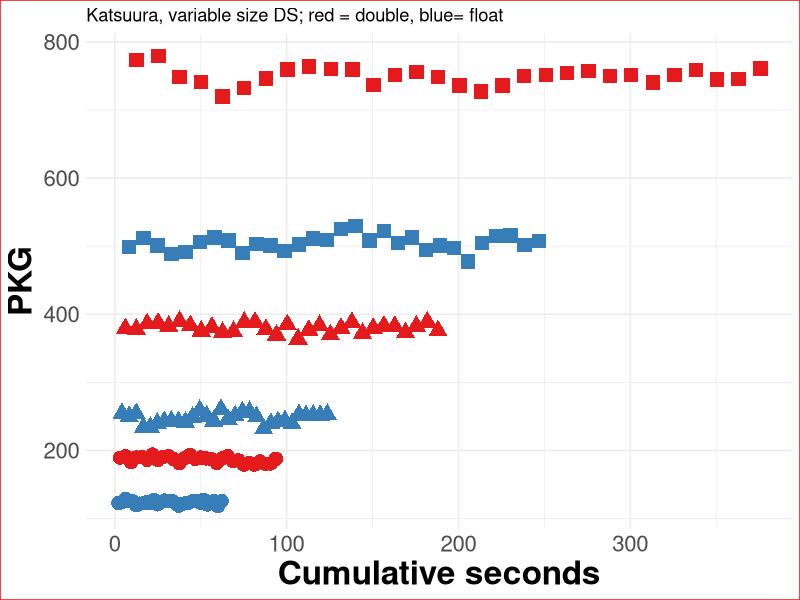
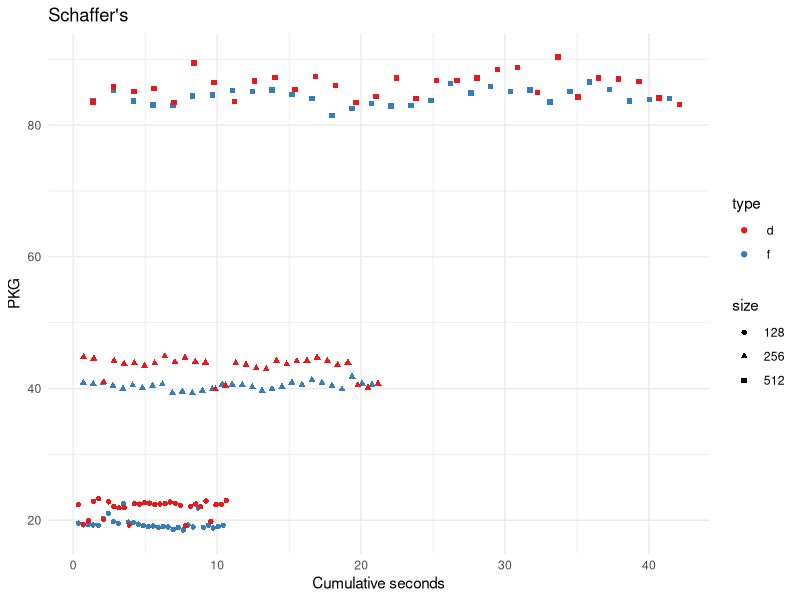
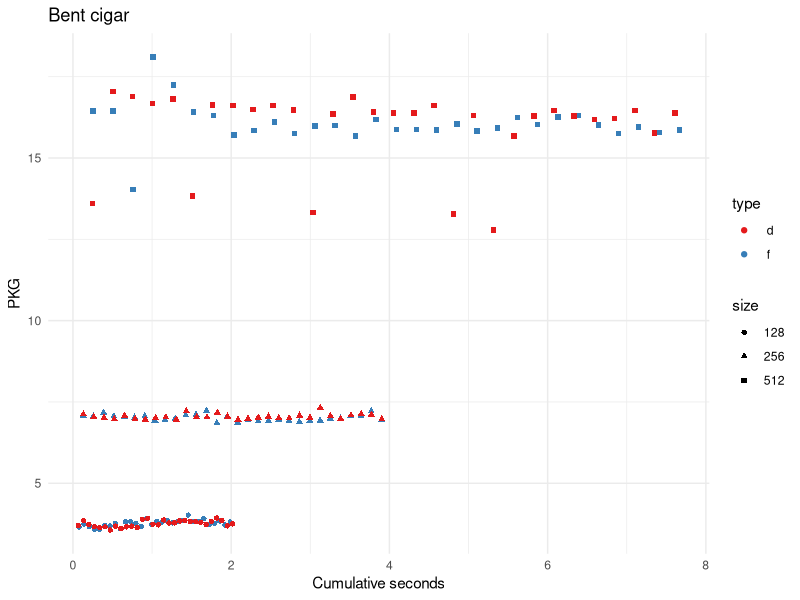
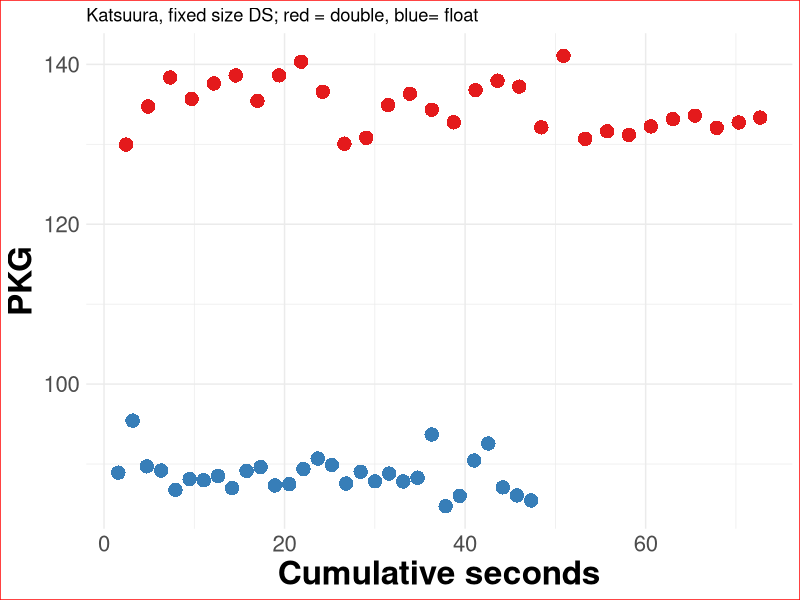
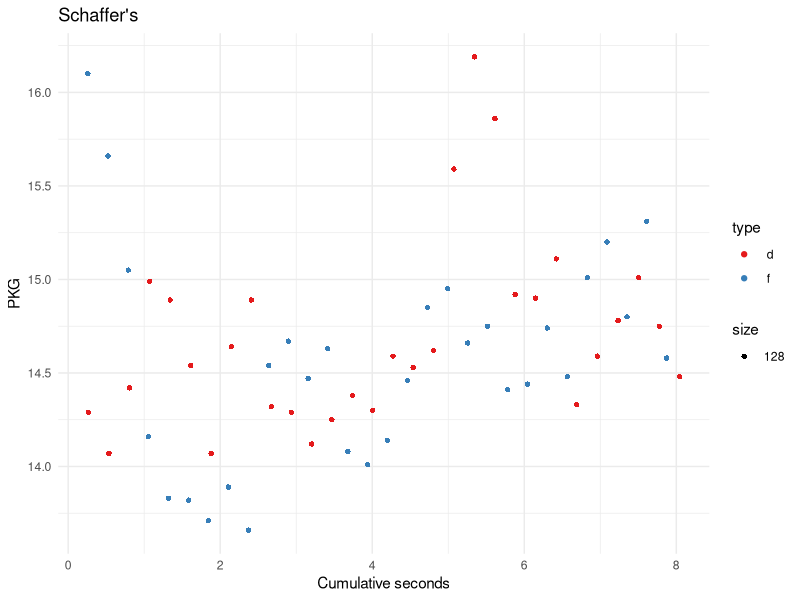
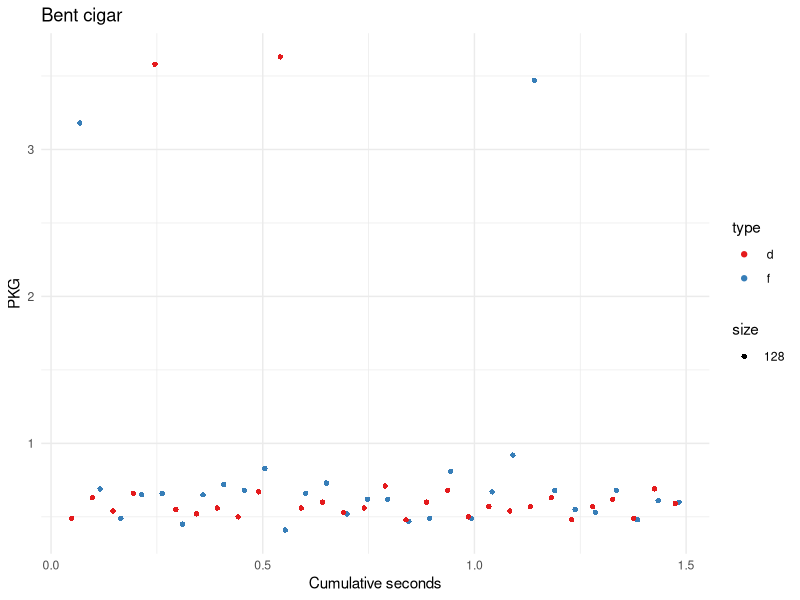
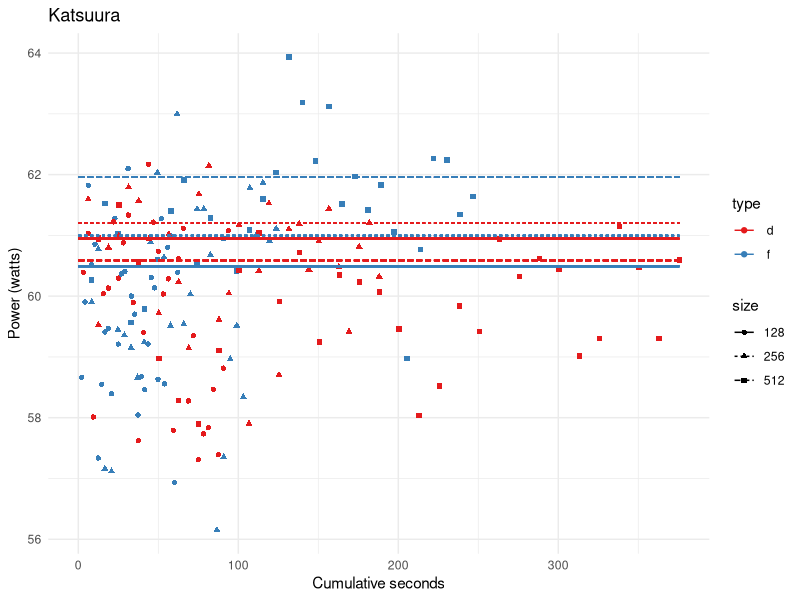
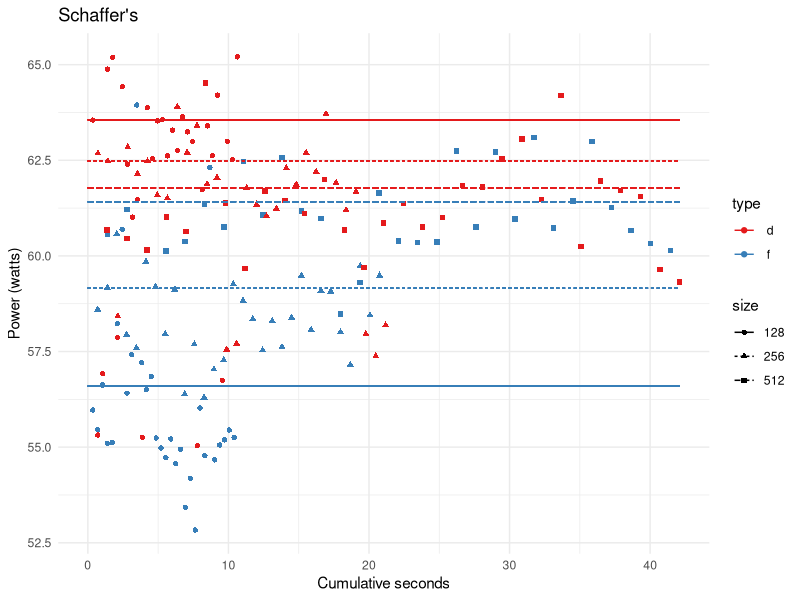

Reproduce these figures in R, in order.
bbob.fixed <- read.csv("data/evostar25-bbob-fixed-12-Nov-08-20-03.csv")

bbob.fixed$watts <- bbob.fixed$PKG / bbob.fixed$seconds

library(dplyr)
bbob.fixed <- bbob.fixed %>%
  group_by(type, size, work) %>%
  mutate(order = row_number()) %>%
  ungroup()

# Per type, size, work make a cumulative sum of the seconds passed and put it in a third column
bbob.fixed <- bbob.fixed %>%
  group_by(type, size, work) %>%
  mutate(cumulative_seconds = cumsum(seconds)) %>%
  ungroup()

bbob.variable <- read.csv("data/variable-evostar25-bbob-10-Nov-19-10-32.csv")
bbob.variable$watts <- bbob.variable$PKG / bbob.variable$seconds
bbob.variable$size <- as.factor(bbob.variable$size)
bbob.variable <- bbob.variable %>%
  group_by(type, size, work) %>%
  mutate(order = row_number()) %>%
  ungroup()

bbob.variable <- bbob.variable %>%
  group_by(type, size, work) %>%
  mutate(cumulative_seconds = cumsum(seconds)) %>%
  ungroup()

bbob.variable <- bbob.variable %>%
  group_by(type, size, work) %>%
  mutate(watts_75 = quantile(watts, 0.75)) %>%
  ungroup()

bbob.variable <- bbob.variable %>%
  group_by(type, size, work) %>%
  mutate(PKG_75 = quantile(PKG, 0.75)) %>%
  ungroup()

bbob.variable$size <- as.factor(bbob.variable$size)
library(ggplot2)
# Increase point and font size and make background white
#
ggplot(bbob.variable[ bbob.variable$work == "katsuura",], aes(x=cumulative_seconds, y=PKG,shape=size)) +
  geom_point( aes(color=type, size=2)) + scale_color_brewer(palette="Set1") +
  labs(title="Katsuura, variable size DS; red = double, blue= float", y="PKG", x="Cumulative seconds") +theme_minimal()+
  theme(plot.background = element_rect(fill = 'white', colour = 'red'),
        legend.position="none",
        axis.text=element_text(size=16),
        axis.title=element_text(size=24, face="bold"))

ggsave("img/bbob-katsuura-variable.png", width=16, height=8, dpi=300)

ggplot(bbob.variable[ bbob.variable$work == "schaffers",], aes(x=cumulative_seconds, y=PKG,shape=size, group=type,color=type)) +
  geom_point( aes(color=type)) + scale_color_brewer(palette="Set1") +
  labs(title="Schaffer's", y="PKG", x="Cumulative seconds")+theme(legend.position="none")+theme_minimal()
ggsave("img/bbob-schaffers-variable.png", width=16, height=8, dpi=300)

ggplot(bbob.variable[ bbob.variable$work == "bent_cigar",], aes(x=cumulative_seconds, y=PKG,shape=size, group=type,color=type)) +
  geom_point( aes(color=type)) + scale_color_brewer(palette="Set1") +
  labs(title="Bent cigar", y="PKG", x="Cumulative seconds")+theme(legend.position="none")+theme_minimal()
ggsave("img/bbob-bent-cigar-variable.png", width=16, height=8, dpi=300)

bbob.fixed$size <- as.factor(bbob.fixed$size)

ggplot(bbob.fixed[ bbob.fixed$work == "katsuura",], aes(x=cumulative_seconds, y=PKG,shape=size)) +
  geom_point( aes(color=type, size=2)) + scale_color_brewer(palette="Set1") +
  labs(title="Katsuura, fixed size DS; red = double, blue= float", y="PKG", x="Cumulative seconds")+theme_minimal()+
  theme(plot.background = element_rect(fill = 'white', colour = 'red'),
        legend.position="none",
        axis.text=element_text(size=16),
        axis.title=element_text(size=24, face="bold"))

ggsave("img/bbob-katsuura-fixed.png", width=16, height=8, dpi=300)

ggplot(bbob.fixed[ bbob.fixed$work == "schaffers",], aes(x=cumulative_seconds, y=PKG,shape=size, group=type,color=type)) +
  geom_point( aes(color=type)) + scale_color_brewer(palette="Set1") +
  labs(title="Schaffer's", y="PKG", x="Cumulative seconds")+theme(legend.position="none")+theme_minimal()
ggsave("img/bbob-schaffers-fixed.png", width=16, height=8, dpi=300)

ggplot(bbob.fixed[ bbob.fixed$work == "bent_cigar",], aes(x=cumulative_seconds, y=PKG,shape=size, group=type,color=type)) +
  geom_point( aes(color=type)) + scale_color_brewer(palette="Set1") +
  labs(title="Bent cigar", y="PKG", x="Cumulative seconds")+theme(legend.position="none")+theme_minimal()
ggsave("img/bbob-bent-cigar-fixed.png", width=16, height=8, dpi=300)

bbob.variable <- bbob.variable %>%
  group_by(type, size, work) %>%
  mutate(watts_75 = quantile(watts, 0.75)) %>%
  ungroup()

bbob.variable <- bbob.variable %>%
  group_by(type, size, work) %>%
  mutate(PKG_75 = quantile(PKG, 0.75)) %>%
  ungroup()

ggplot(bbob.variable[ bbob.variable$work == "katsuura",], aes(x=cumulative_seconds, y=watts,shape=size)) +
  geom_point( aes(color=type)) + scale_color_brewer(palette="Set1") +
  labs(title="Katsuura", y="Power (watts)", x="Cumulative seconds")+theme(legend.position="none") + geom_segment(data=bbob.variable[bbob.variable$work == "katsuura",],aes(x=0, xend=max(cumulative_seconds), y=watts_75, color=type,linetype=size))+theme_minimal()
ggsave("img/bbob-katsuura-variable-watts.png", width=16, height=8, dpi=300)

ggplot(bbob.variable[ bbob.variable$work == "schaffers",], aes(x=cumulative_seconds, y=watts,shape=size, group=type,color=type)) +
  geom_point( aes(color=type)) + scale_color_brewer(palette="Set1") +
  labs(title="Schaffer's", y="Power (watts)", x="Cumulative seconds")+theme(legend.position="none")+ geom_segment(data=bbob.variable[bbob.variable$work == "schaffers",],aes(x=0, xend=max(cumulative_seconds), y=watts_75, color=type,linetype=size))+ theme_minimal()
ggsave("img/bbob-schaffers-variable-watts.png", width=16, height=8, dpi=300)

ggplot(bbob.variable[ bbob.variable$work == "bent_cigar",], aes(x=cumulative_seconds, y=watts,shape=size, group=type,color=type)) +
  geom_point( aes(color=type)) + scale_color_brewer(palette="Set1") +
  labs(title="Bent cigar", y="Power (watts)", x="Cumulative seconds")+theme(legend.position="none")+ geom_segment(data=bbob.variable[bbob.variable$work == "bent_cigar",],aes(x=0, xend=max(cumulative_seconds), y=watts_75, color=type,linetype=size))+ theme_minimal()
ggsave("img/bbob-bent-cigar-variable-watts.png", width=16, height=8, dpi=300)

bbob.fixed <- bbob.fixed %>%
  group_by(type, size, work) %>%
  mutate(watts_75 = quantile(watts, 0.75)) %>%
  ungroup()

bbob.fixed <- bbob.fixed %>%
  group_by(type, size, work) %>%
  mutate(PKG_75 = quantile(PKG, 0.75)) %>%
  ungroup()

ggplot(bbob.fixed[ bbob.fixed$work == "katsuura",], aes(x=cumulative_seconds, y=watts,shape=size)) +
  geom_point( aes(color=type)) + scale_color_brewer(palette="Set1") +
  labs(title="Katsuura", y="Power (watts)", x="Cumulative seconds")+theme(legend.position="none")+ geom_segment(data=bbob.fixed[bbob.fixed$work == "katsuura",],aes(x=0, xend=max(cumulative_seconds), y=watts_75, color=type,linetype=size))+ theme_minimal()
ggsave("img/bbob-katsuura-fixed-watts.png", width=16, height=8, dpi=300)

ggplot(bbob.fixed[ bbob.fixed$work == "schaffers",], aes(x=cumulative_seconds, y=watts,shape=size, group=type,color=type)) +
  geom_point( aes(color=type)) + scale_color_brewer(palette="Set1") +
  labs(title="Schaffer's", y="Power (watts)", x="Cumulative seconds")+theme(legend.position="none")+ geom_segment(data=bbob.fixed[bbob.fixed$work == "schaffers",],aes(x=0, xend=max(cumulative_seconds), y=watts_75, color=type,linetype=size))+theme_minimal()
ggsave("img/bbob-schaffers-fixed-watts.png", width=16, height=8, dpi=300)

ggplot(bbob.fixed[ bbob.fixed$work == "bent_cigar",], aes(x=cumulative_seconds, y=watts,shape=size, group=type,color=type)) +
  geom_point( aes(color=type)) + scale_color_brewer(palette="Set1") +
  labs(title="Bent cigar", y="Power (watts)", x="Cumulative seconds")+theme(legend.position="none")+ geom_segment(data=bbob.fixed[bbob.fixed$work == "bent_cigar",],aes(x=0, xend=max(cumulative_seconds), y=watts_75, color=type,linetype=size))+theme_minimal()
ggsave("img/bbob-bent-cigar-fixed-watts.png", width=16, height=8, dpi=300)

ggplot(bbob.variable[bbob.variable$work =="different_powers" | bbob.variable$work =="bent_cigar" | bbob.variable$work == "rosenbrock" | bbob.variable$work=="rastrigin",], aes(x=seconds,y=watts, shape=type,color=size)) +
  geom_point( aes(color=work)) + scale_color_brewer(palette="Set1") +
  labs( y="Watts", x="Seconds") +
  theme(axis.text.x = element_text(angle = 45, hjust = 1))+scale_x_log10()+theme_minimal()
ggsave("img/bbob-variable-watts.png", width=8, height=4, dpi=300)
